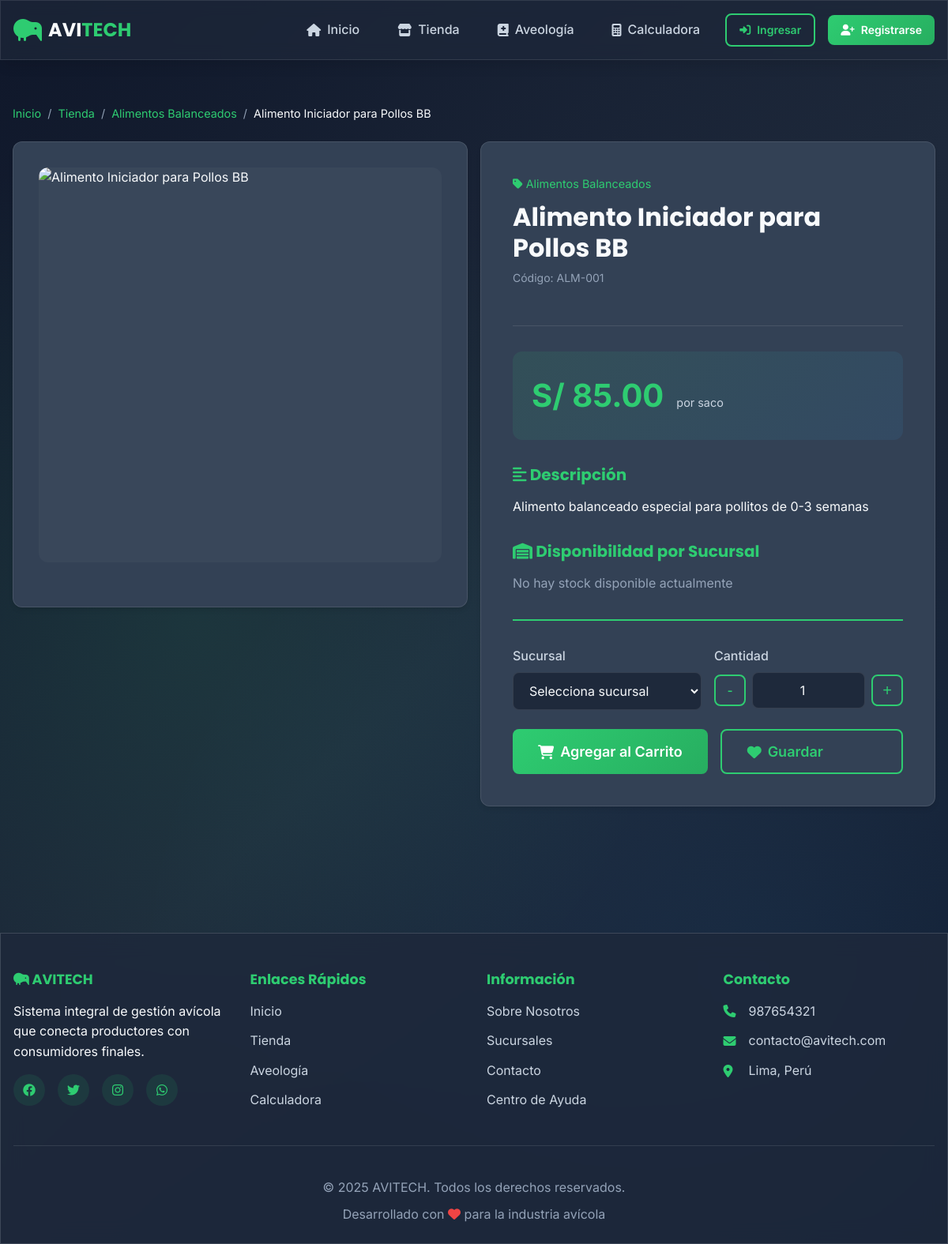
The page /tienda/detalle/alimento-iniciador-pollos on the database its author committed.
### tables this page shows
CREATE TABLE productos (
    id_producto INT AUTO_INCREMENT PRIMARY KEY,
    id_categoria_producto INT NOT NULL,
    codigo_producto VARCHAR(50) UNIQUE,
    nombre_producto VARCHAR(255) NOT NULL,
    slug VARCHAR(255) NOT NULL UNIQUE,
    descripcion_corta TEXT,
    descripcion_larga LONGTEXT,
    precio_unitario DECIMAL(10,2) NOT NULL,
    precio_oferta DECIMAL(10,2),
    unidad_medida ENUM('unidad', 'kg', 'lb', 'docena', 'caja', 'saco') DEFAULT 'unidad',
    peso_gramos DECIMAL(8,2),
    stock_total INT DEFAULT 0 COMMENT 'Stock total en granja central',
    stock_minimo INT DEFAULT 5,
    requiere_refrigeracion TINYINT(1) DEFAULT 0,
    dias_frescura INT COMMENT 'Días de vida útil del producto',
    destacado TINYINT(1) DEFAULT 0,
    activo TINYINT(1) DEFAULT 1,
    fecha_creacion TIMESTAMP DEFAULT CURRENT_TIMESTAMP,
    fecha_actualizacion TIMESTAMP DEFAULT CURRENT_TIMESTAMP ON UPDATE CURRENT_TIMESTAMP,
    FOREIGN KEY (id_categoria_producto) REFERENCES categorias_producto(id_categoria_producto),
    INDEX idx_categoria (id_categoria_producto),
    INDEX idx_slug (slug),
    INDEX idx_destacado (destacado),
    INDEX idx_activo (activo),
    FULLTEXT KEY ft_productos (nombre_producto, descripcion_corta)
);

CREATE TABLE categorias_producto (
    id_categoria_producto INT AUTO_INCREMENT PRIMARY KEY,
    nombre_categoria VARCHAR(100) NOT NULL UNIQUE,
    slug VARCHAR(100) NOT NULL UNIQUE,
    descripcion TEXT,
    icono VARCHAR(50),
    imagen VARCHAR(255),
    parent_id INT DEFAULT NULL COMMENT 'Para subcategorías',
    orden INT DEFAULT 0,
    activo TINYINT(1) DEFAULT 1,
    fecha_creacion TIMESTAMP DEFAULT CURRENT_TIMESTAMP,
    FOREIGN KEY (parent_id) REFERENCES categorias_producto(id_categoria_producto) ON DELETE SET NULL,
    INDEX idx_parent (parent_id),
    INDEX idx_slug (slug)
);

### controllers/TiendaController.php (called while the page is built, shortened)
<?php
require_once ROOT_PATH . '/core/Controller.php';
require_once ROOT_PATH . '/models/Producto.php';
class TiendaController extends Controller
{
    private $productoModel;
    public function __construct()
    {
        $this->productoModel = new Producto($this->db);
    }
    public function detalle($slug)
    {
        $producto = $this->productoModel->getBySlug($slug);
        $imagenes = $this->productoModel->getImagenes($producto['id_producto']);
        $atributos = $this->productoModel->getAtributos($producto['id_producto']);
        $stockSucursales = $this->productoModel->getStockPorSucursal($producto['id_producto']);
        $relacionados = $this->productoModel->getRelacionados(
            $producto['id_producto'],
            $producto['id_categoria'],
            4
        );
        $data = [
            'title' => $producto['nombre_producto'] . ' - ' . APP_NAME,
            'producto' => $producto,
            'imagenes' => $imagenes,
            'atributos' => $atributos,
            'stock_sucursales' => $stockSucursales,
            'relacionados' => $relacionados
        ];
        $this->view('tienda/detalle', $data);
    }
}

### core/Database.php (called while the page is built, shortened)
<?php
class Database
{
    private static $instance = null;
    private $connection;
    private function __construct()
    {
        try {
            $dsn = "mysql:host=" . DB_HOST . ";dbname=" . DB_NAME . ";charset=" . DB_CHARSET;
            $options = [
                PDO::ATTR_ERRMODE => PDO::ERRMODE_EXCEPTION,
                PDO::ATTR_DEFAULT_FETCH_MODE => PDO::FETCH_ASSOC,
                PDO::ATTR_EMULATE_PREPARES => false,
                PDO::MYSQL_ATTR_INIT_COMMAND => "SET NAMES " . DB_CHARSET
            ];
            $this->connection = new PDO($dsn, DB_USER, DB_PASS, $options);
        } catch (PDOException $e) {
            die("Error de conexión: " . $e->getMessage());
        }
    }
    public static function getInstance()
    {
        if (self::$instance === null) {
            self::$instance = new self();
        }
        return self::$instance;
    }
    public function getConnection()
    {
        return $this->connection;
    }
}

### models/Producto.php (called while the page is built, shortened)
<?php
class Producto
{
    private $db;
    private $table = 'productos';
    public function __construct($db)
    {
        $this->db = $db;
    }
    public function getBySlug($slug)
    {
        $query = "SELECT p.*, cp.nombre_categoria
                  FROM {$this->table} p
                  INNER JOIN categorias_producto cp ON p.id_categoria_producto = cp.id_categoria_producto
                  WHERE p.slug = :slug AND p.activo = 1";
        $stmt = $this->db->prepare($query);
        $stmt->bindParam(':slug', $slug);
        $stmt->execute();
        return $stmt->fetch();
    }
}

### views/tienda/detalle.php (the view, shortened to what this page needs)
<?php require_once ROOT_PATH . '/views/layouts/header.php'; ?>
<div class="container">
    <nav class="breadcrumb">
        <a href="<?php echo APP_URL; ?>/">Inicio</a>
        <span>/</span>
        <a href="<?php echo APP_URL; ?>/tienda">Tienda</a>
        <span>/</span>
        <a href="<?php echo APP_URL; ?>/tienda?categoria=<?php echo $producto['id_categoria_producto']; ?>">
            <?php echo $producto['nombre_categoria']; ?>
        </a>
        <span>/</span>
        <span><?php echo htmlspecialchars($producto['nombre_producto']); ?></span>
    </nav>
    <div class="product-detail">
        <div class="row">
            <div class="col-6">
                <div class="product-gallery glass card">
                    <div class="main-image">
                        <?php
                        $imagen_principal = !empty($imagenes) ? $imagenes[0]['url_imagen'] : 'placeholder.jpg';
                        ?>
                        <img id="mainImage" src="<?php echo APP_URL . '/uploads/' . $imagen_principal; ?>"
                            alt="<?php echo htmlspecialchars($producto['nombre_producto']); ?>">
                    </div>
                </div>
            </div>
            <div class="col-6">
                <div class="product-info glass card">
                    <div class="product-header">
                        <span class="product-category">
                            <i class="fas fa-tag"></i> <?php echo $producto['nombre_categoria']; ?>
                        </span>
                        <h1><?php echo htmlspecialchars($producto['nombre_producto']); ?></h1>
                        <p class="product-code">Código: <?php echo $producto['codigo_producto']; ?></p>
                    </div>
                    <div class="product-price-section">
                        <?php if ($producto['precio_oferta']): ?>
                            <div class="price-old">S/ <?php echo number_format($producto['precio_unitario'], 2); ?></div>
                            <div class="price-current">S/ <?php echo number_format($producto['precio_oferta'], 2); ?></div>
                            <div class="discount-badge">
                                ¡Ahorra <?php echo round((($producto['precio_unitario'] - $producto['precio_oferta']) / $producto['precio_unitario']) * 100); ?>%!
                            </div>
                        <?php else: ?>
                            <div class="price-current">S/ <?php echo number_format($producto['precio_unitario'], 2); ?></div>
                        <?php endif; ?>
                        <div class="unit-measure">por <?php echo $producto['unidad_medida']; ?></div>
                    </div>
                    <div class="product-description">
                        <h3><i class="fas fa-align-left"></i> Descripción</h3>
                        <p><?php echo nl2br(htmlspecialchars($producto['descripcion_larga'] ?? $producto['descripcion_corta'])); ?></p>
                    </div>
                    <div class="product-stock">
                        <h3><i class="fas fa-warehouse"></i> Disponibilidad por Sucursal</h3>
                        <?php if (!empty($stock_sucursales)): ?>
                            <div class="stock-list">
                                <?php foreach ($stock_sucursales as $stock): ?>
                                    <div class="stock-item">
                                        <div class="stock-info">
                                            <strong><?php echo $stock['nombre_sucursal']; ?></strong>
                                            <small><?php echo $stock['ciudad']; ?></small>
                                        </div>
                                        <div class="stock-quantity <?php echo $stock['cantidad_disponible'] > 0 ? 'in-stock' : 'out-stock'; ?>">
                                            <?php if ($stock['cantidad_disponible'] > 0): ?>
                                                <i class="fas fa-check-circle"></i>
                                                <?php echo $stock['cantidad_disponible']; ?> disponibles
                                            <?php else: ?>
                                                <i class="fas fa-times-circle"></i> Agotado
                                            <?php endif; ?>
                                        </div>
                                    </div>
                                <?php endforeach; ?>
                            </div>
                        <?php else: ?>
                            <p class="text-muted">No hay stock disponible actualmente</p>
                        <?php endif; ?>
                    </div>
                    <form id="addToCartForm" class="purchase-form">
                        <div class="row">
                            <div class="col-6">
                                <label class="form-label">Sucursal</label>
                                <select name="id_sucursal" id="sucursal_select" class="form-control" required>
                                    <option value="">Selecciona sucursal</option>
                                </select>
                            </div>
                            <div class="col-6">
                                <label class="form-label">Cantidad</label>
                                <div class="quantity-selector">
                                    <button type="button" class="qty-btn" onclick="decreaseQty()">-</button>
                                    <input type="number" name="cantidad" id="quantity" class="form-control"
                                        value="1" min="1" max="100" required>
                                    <button type="button" class="qty-btn" onclick="increaseQty()">+</button>
                                </div>
                            </div>
                        </div>
                        <div class="purchase-actions">
                            <button type="submit" class="btn btn-primary btn-lg">
                                <i class="fas fa-shopping-cart"></i> Agregar al Carrito
                            </button>
                            <button type="button" class="btn btn-outline btn-lg">
                                <i class="fas fa-heart"></i> Guardar
                            </button>
                        </div>
                    </form>
                </div>
            </div>
        </div>
    </div>
</div>
<?php require_once ROOT_PATH . '/views/layouts/footer.php'; ?>

### public/css/style.css (style rules this page uses)
:root { --color-primary: #2ecc71; --color-primary-dark: #27ae60; --color-primary-light: #58d68d; --color-secondary: #3498db; --color-secondary-dark: #2980b9; --color-secondary-light: #5dade2; --color-accent: #f39c12; --color-accent-dark: #e67e22; --color-bg-main: #0f172a; --color-bg-secondary: #1e293b; --color-bg-card: #334155; --color-bg-glass: rgba(30, 41, 59, 0.7); --color-text-primary: #f8fafc; --color-text-secondary: #cbd5e1; --color-text-muted: #94a3b8; --color-success: #10b981; --color-danger: #ef4444; --color-warning: #f59e0b; --color-info: #3b82f6; --shadow-sm: 0 1px 2px 0 rgb(0 0 0 / 0.05); --shadow-md: 0 4px 6px -1px rgb(0 0 0 / 0.1); --shadow-lg: 0 10px 15px -3px rgb(0 0 0 / 0.1); --shadow-xl: 0 20px 25px -5px rgb(0 0 0 / 0.1); --shadow-glow: 0 0 20px rgba(46, 204, 113, 0.3); --radius-sm: 0.375rem; --radius-md: 0.5rem; --radius-lg: 0.75rem; --radius-xl: 1rem; --radius-full: 9999px; --transition-fast: 0.15s ease-in-out; --transition-base: 0.3s ease-in-out; --transition-slow: 0.5s ease-in-out; --font-main: 'Inter', -apple-system, BlinkMacSystemFont, 'Segoe UI', sans-serif; --font-heading: 'Poppins', sans-serif; }
* { margin: 0; padding: 0; box-sizing: border-box; }
html { font-size: 16px; scroll-behavior: smooth; }
body { font-family: var(--font-main); background: var(--color-bg-main); color: var(--color-text-primary); line-height: 1.6; overflow-x: hidden; min-height: 100vh; }
body::before { content: ''; position: fixed; top: 0; left: 0; width: 100%; height: 100%; background: linear-gradient(135deg, var(--color-bg-main) 0%, var(--color-bg-secondary) 50%, var(--color-bg-main) 100% ); z-index: -2; }
body::after { content: ''; position: fixed; top: 0; left: 0; width: 100%; height: 100%; background-image: radial-gradient(circle at 20% 50%, rgba(46, 204, 113, 0.1) 0%, transparent 50%), radial-gradient(circle at 80% 80%, rgba(52, 152, 219, 0.1) 0%, transparent 50%); z-index: -1; }
h1, h2, h3, h4, h5, h6 { font-family: var(--font-heading); font-weight: 700; line-height: 1.2; margin-bottom: 1rem; }
h1 { font-size: 2.5rem; }
h3 { font-size: 1.75rem; }
p { margin-bottom: 1rem; }
a { color: var(--color-primary); text-decoration: none; transition: color var(--transition-base); }
.container { width: 100%; max-width: 1200px; margin: 0 auto; padding: 0 1rem; }
.glass { background: var(--color-bg-glass); backdrop-filter: blur(10px); -webkit-backdrop-filter: blur(10px); border: 1px solid rgba(255, 255, 255, 0.1); box-shadow: var(--shadow-lg); }
.card { background: var(--color-bg-card); border-radius: var(--radius-lg); padding: 1.5rem; box-shadow: var(--shadow-md); transition: all var(--transition-base); }
.btn { display: inline-flex; align-items: center; gap: 0.5rem; padding: 0.75rem 1.5rem; font-family: var(--font-main); font-size: 1rem; font-weight: 600; text-align: center; border: none; border-radius: var(--radius-md); cursor: pointer; transition: all var(--transition-base); text-decoration: none; white-space: nowrap; }
.btn-primary { background: linear-gradient(135deg, var(--color-primary), var(--color-primary-dark)); color: white; }
.btn-outline { background: transparent; border: 2px solid var(--color-primary); color: var(--color-primary); }
.btn-lg { padding: 1rem 2rem; font-size: 1.125rem; }
.form-label { display: block; margin-bottom: 0.5rem; font-weight: 500; color: var(--color-text-secondary); }
.form-control { width: 100%; padding: 0.75rem 1rem; font-family: var(--font-main); font-size: 1rem; background: var(--color-bg-secondary); border: 1px solid rgba(255, 255, 255, 0.1); border-radius: var(--radius-md); color: var(--color-text-primary); transition: all var(--transition-base); }
select.form-control { cursor: pointer; }
.row { display: flex; flex-wrap: wrap; margin: 0 -0.5rem; }
.col-6 { flex: 0 0 50%; max-width: 50%; padding: 0 0.5rem; }
.text-muted { color: var(--color-text-muted); }

### rows shown on the page
productos: id_categoria_producto.nombre_categoria "Alimentos Balanceados", nombre_producto "Alimento Iniciador para Pollos BB", codigo_producto "ALM-001", precio_unitario "85.00", unidad_medida "saco", descripcion_corta "Alimento balanceado especial para pollitos de 0-3 semanas"
